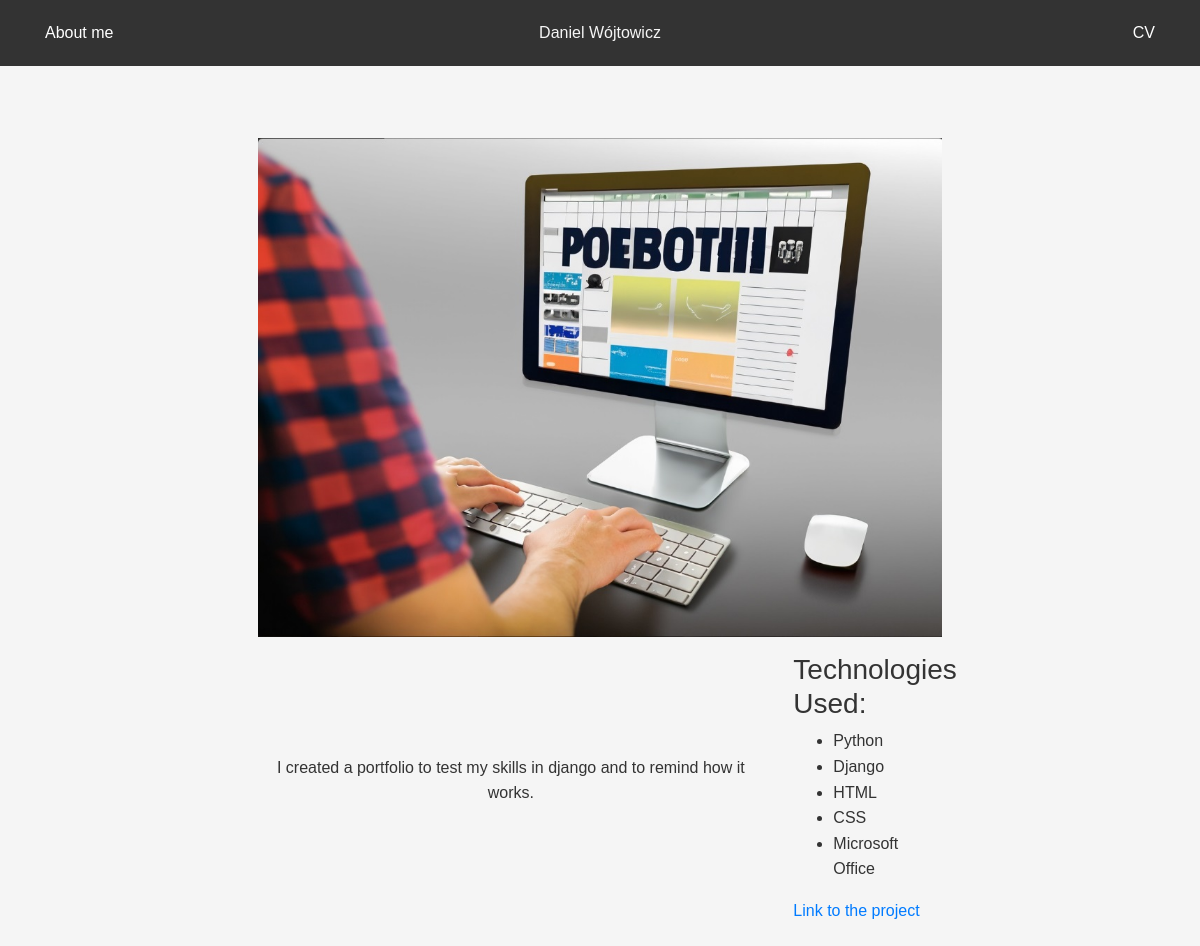
The app's page /projects/project/1/ with its own data.
### projects/models.py (models this page shows, shortened)
class Project(models.Model):
    title = models.CharField(max_length=25)
    description = models.TextField()
    technologies = models.ManyToManyField(Technology)
    image = models.ImageField(upload_to='img/')
    url = models.URLField(max_length=200, blank= True)
    creationDate = models.DateField(auto_now_add=True)

class Technology(models.Model):
    technologies = models.CharField(max_length=25)

### projects/views.py (the view)
# urls.py: path('project/<int:project_id>/', views.project_detail, name='project_detail'),
def project_detail(request, project_id):
    project = Project.objects.get(id=project_id)
    return render(request, 'project_detail.html', {'project': project})

### templates/project_detail.html (shortened to what this page needs)
{% extends "base.html" %}
{% block content %}
    <div class="container mt-5">
        <div class="row justify-content-center align-items-center">
            <div class="col-md-8 text-center">
                <img src="{{ project.image.url }}" alt="{{ project.title }}" class="img-fluid">
            </div>
        </div>
        <div class="row justify-content-center align-items-center">
            <div class="col-md-6 text-center mt-3">
                <p>{{ project.description }}</p>
            </div>
            <div class="col-md-2 mt-3">
                <h3>Technologies Used:</h3>
                <ul>
                    {% for tech in project.technologies.all %}
                        <li>{{ tech.technologies }}</li>
                    {% endfor %}
                </ul>
            {% if project.url != 0 %}
            <a href='{{ project.url}}'>Link to the project</a>
            {% endif %}</div>
        </div>
    </div>
{% endblock %}

### projects/static/styles.css (style rules this page uses)
html { min-width: 600px; }
body { background-color: #F5F5F5; color: #333; font-family: Arial, sans-serif; line-height: 1.6; }
.container { padding: 30px 50px; }

### records on screen
Project: image (picture), description "I created a portfolio to test my skills in django and to remind how it works."
Technology: technologies "Python"
Technology: technologies "Django"
Technology: technologies "HTML"
Technology: technologies "CSS"
Technology: technologies "Microsoft Office"
